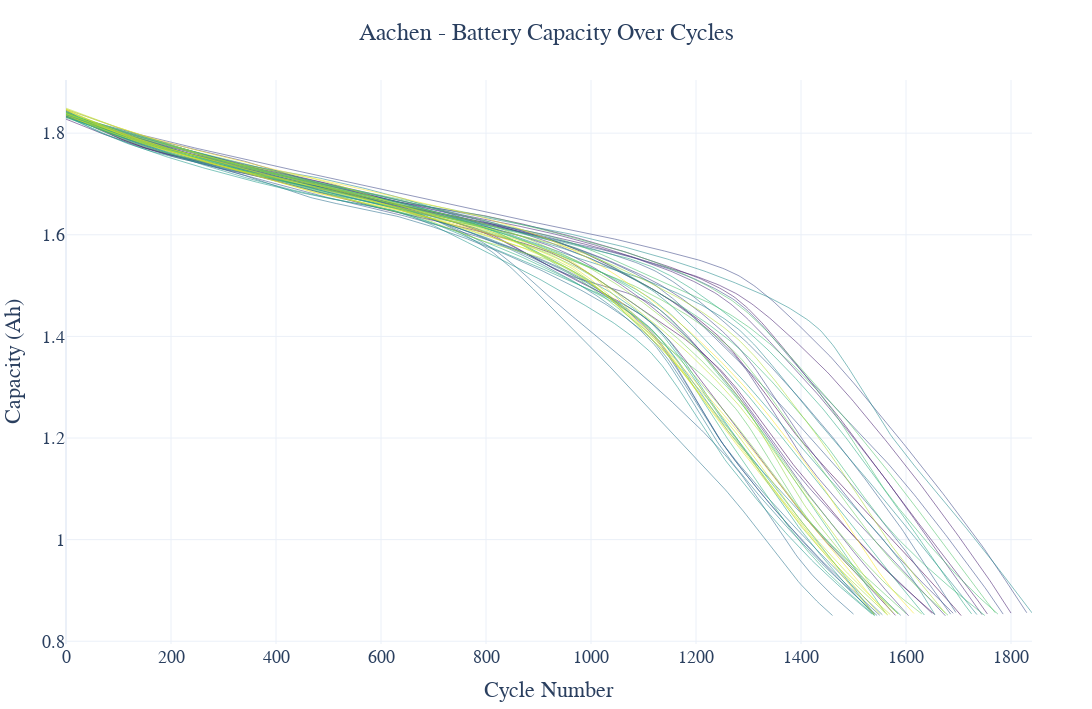

This figure's notebook cell:
### Code cell
# Prepare the data
df_long = history_agg_df.explode(["Cycle", "Value"]).reset_index(drop=True)
df_long["Cycle"] = pd.to_numeric(df_long["Cycle"])
df_long["Value"] = pd.to_numeric(df_long["Value"])

# Create a single figure
fig = go.Figure()

# Get unique cell IDs
cell_ids = df_long["Cell"].unique()
colorscale = "Viridis"
num_cells = len(cell_ids)

# Add a trace for each cell with a color gradient
for i, cell_id in enumerate(cell_ids):
    df_cell = df_long[df_long["Cell"] == cell_id]
    color = sample_colorscale(colorscale, i / (num_cells - 1) if num_cells > 1 else 0)[0]
    fig.add_trace(
        go.Scatter(
            x=df_cell["Cycle"],
            y=df_cell["Value"],
            mode="lines",  # No markers for clarity with 47 lines
            line=dict(width=0.8, color=color),  # Thinner lines
            opacity=0.7,  # Slight transparency for overlap
            showlegend=False,  # No legend
        )
    )

# Determine the maximum cycle value to set x-axis range
max_cycle = df_long["Cycle"].max()
min_cycle = df_long["Cycle"].min()

# Customize layout for thesis quality
fig.update_layout(
    font=dict(family="Times New Roman", size=18),  # Match 11pt thesis body text
    title=dict(
        text="Aachen - Battery Capacity Over Cycles",
        x=0.5,
        xanchor="center",
        font=dict(size=24)  # Slightly smaller title
    ),
    xaxis_title="Cycle Number",
    yaxis_title="Capacity (Ah)",
    template="plotly_white",
    width=1102,  # 14 cm at 200 DPI
    height=709,  # 9 cm at 200 DPI
    margin=dict(l=60, r=60, t=80, b=60),
)

# Save as PDF for thesis
fig.write_image("reports/plots/capacity_degradation_aachen.pdf", engine="kaleido")

fig.show()

### Figure 1 — Plotly figure (JSON) as saved in the notebook; plotly's stock layout.template omitted (floating-point values rounded to 4 significant figures; data arrays with more than 128 entries replaced by an {"elided": "..."} marker saying what was removed)
{"data": [{"line": {"color": "rgb(68, 1, 84)", "width": 0.8}, "mode": "lines", "opacity": 0.7, "showlegend": false, "type": "scatter", "x": {"elided": "342 int values"}, "y": {"elided": "342 float values"}}, {"line": {"color": "rgb(69, 9, 91)", "width": 0.8}, "mode": "lines", "opacity": 0.7, "showlegend": false, "type": "scatter", "x": {"elided": "332 int values"}, "y": {"elided": "332 float values"}}, {"line": {"color": "rgb(70, 16, 98)", "width": 0.8}, "mode": "lines", "opacity": 0.7, "showlegend": false, "type": "scatter", "x": {"elided": "317 int values"}, "y": {"elided": "317 float values"}}, {"line": {"color": "rgb(70, 24, 105)", "width": 0.8}, "mode": "lines", "opacity": 0.7, "showlegend": false, "type": "scatter", "x": {"elided": "352 int values"}, "y": {"elided": "352 float values"}}, {"line": {"color": "rgb(71, 32, 112)", "width": 0.8}, "mode": "lines", "opacity": 0.7, "showlegend": false, "type": "scatter", "x": {"elided": "361 int values"}, "y": {"elided": "361 float values"}}, {"line": {"color": "rgb(72, 39, 119)", "width": 0.8}, "mode": "lines", "opacity": 0.7, "showlegend": false, "type": "scatter", "x": {"elided": "350 int values"}, "y": {"elided": "350 float values"}}, {"line": {"color": "rgb(70, 46, 123)", "width": 0.8}, "mode": "lines", "opacity": 0.7, "showlegend": false, "type": "scatter", "x": {"elided": "331 int values"}, "y": {"elided": "331 float values"}}, {"line": {"color": "rgb(68, 52, 126)", "width": 0.8}, "mode": "lines", "opacity": 0.7, "showlegend": false, "type": "scatter", "x": {"elided": "322 int values"}, "y": {"elided": "322 float values"}}, {"line": {"color": "rgb(66, 59, 130)", "width": 0.8}, "mode": "lines", "opacity": 0.7, "showlegend": false, "type": "scatter", "x": {"elided": "336 int values"}, "y": {"elided": "336 float values"}}, {"line": {"color": "rgb(64, 65, 133)", "width": 0.8}, "mode": "lines", "opacity": 0.7, "showlegend": false, "type": "scatter", "x": {"elided": "339 int values"}, "y": {"elided": "339 float values"}}, {"line": {"color": "rgb(62, 72, 136)", "width": 0.8}, "mode": "lines", "opacity": 0.7, "showlegend": false, "type": "scatter", "x": {"elided": "367 int values"}, "y": {"elided": "367 float values"}}, {"line": {"color": "rgb(60, 78, 138)", "width": 0.8}, "mode": "lines", "opacity": 0.7, "showlegend": false, "type": "scatter", "x": {"elided": "358 int values"}, "y": {"elided": "358 float values"}}, {"line": {"color": "rgb(57, 84, 139)", "width": 0.8}, "mode": "lines", "opacity": 0.7, "showlegend": false, "type": "scatter", "x": {"elided": "309 int values"}, "y": {"elided": "309 float values"}}, {"line": {"color": "rgb(55, 90, 140)", "width": 0.8}, "mode": "lines", "opacity": 0.7, "showlegend": false, "type": "scatter", "x": {"elided": "338 int values"}, "y": {"elided": "338 float values"}}, {"line": {"color": "rgb(52, 96, 141)", "width": 0.8}, "mode": "lines", "opacity": 0.7, "showlegend": false, "type": "scatter", "x": {"elided": "340 int values"}, "y": {"elided": "340 float values"}}, {"line": {"color": "rgb(50, 102, 142)", "width": 0.8}, "mode": "lines", "opacity": 0.7, "showlegend": false, "type": "scatter", "x": {"elided": "311 int values"}, "y": {"elided": "311 float values"}}, {"line": {"color": "rgb(48, 107, 142)", "width": 0.8}, "mode": "lines", "opacity": 0.7, "showlegend": false, "type": "scatter", "x": {"elided": "301 int values"}, "y": {"elided": "301 float values"}}, {"line": {"color": "rgb(45, 112, 142)", "width": 0.8}, "mode": "lines", "opacity": 0.7, "showlegend": false, "type": "scatter", "x": {"elided": "312 int values"}, "y": {"elided": "312 float values"}}, {"line": {"color": "rgb(43, 118, 142)", "width": 0.8}, "mode": "lines", "opacity": 0.7, "showlegend": false, "type": "scatter", "x": {"elided": "293 int values"}, "y": {"elided": "293 float values"}}, {"line": {"color": "rgb(41, 123, 142)", "width": 0.8}, "mode": "lines", "opacity": 0.7, "showlegend": false, "type": "scatter", "x": {"elided": "310 int values"}, "y": {"elided": "310 float values"}}, {"line": {"color": "rgb(39, 128, 142)", "width": 0.8}, "mode": "lines", "opacity": 0.7, "showlegend": false, "type": "scatter", "x": {"elided": "319 int values"}, "y": {"elided": "319 float values"}}, {"line": {"color": "rgb(37, 133, 141)", "width": 0.8}, "mode": "lines", "opacity": 0.7, "showlegend": false, "type": "scatter", "x": {"elided": "348 int values"}, "y": {"elided": "348 float values"}}, {"line": {"color": "rgb(36, 139, 140)", "width": 0.8}, "mode": "lines", "opacity": 0.7, "showlegend": false, "type": "scatter", "x": {"elided": "369 int values"}, "y": {"elided": "369 float values"}}, {"line": {"color": "rgb(34, 144, 140)", "width": 0.8}, "mode": "lines", "opacity": 0.7, "showlegend": false, "type": "scatter", "x": {"elided": "332 int values"}, "y": {"elided": "332 float values"}}, {"line": {"color": "rgb(33, 149, 139)", "width": 0.8}, "mode": "lines", "opacity": 0.7, "showlegend": false, "type": "scatter", "x": {"elided": "308 int values"}, "y": {"elided": "308 float values"}}, {"line": {"color": "rgb(32, 155, 138)", "width": 0.8}, "mode": "lines", "opacity": 0.7, "showlegend": false, "type": "scatter", "x": {"elided": "309 int values"}, "y": {"elided": "309 float values"}}, {"line": {"color": "rgb(33, 160, 136)", "width": 0.8}, "mode": "lines", "opacity": 0.7, "showlegend": false, "type": "scatter", "x": {"elided": "309 int values"}, "y": {"elided": "309 float values"}}, {"line": {"color": "rgb(37, 165, 132)", "width": 0.8}, "mode": "lines", "opacity": 0.7, "showlegend": false, "type": "scatter", "x": {"elided": "328 int values"}, "y": {"elided": "328 float values"}}, {"line": {"color": "rgb(42, 170, 129)", "width": 0.8}, "mode": "lines", "opacity": 0.7, "showlegend": false, "type": "scatter", "x": {"elided": "346 int values"}, "y": {"elided": "346 float values"}}, {"line": {"color": "rgb(46, 175, 126)", "width": 0.8}, "mode": "lines", "opacity": 0.7, "showlegend": false, "type": "scatter", "x": {"elided": "309 int values"}, "y": {"elided": "309 float values"}}, {"line": {"color": "rgb(50, 180, 123)", "width": 0.8}, "mode": "lines", "opacity": 0.7, "showlegend": false, "type": "scatter", "x": {"elided": "313 int values"}, "y": {"elided": "313 float values"}}, {"line": {"color": "rgb(57, 184, 119)", "width": 0.8}, "mode": "lines", "opacity": 0.7, "showlegend": false, "type": "scatter", "x": {"elided": "351 int values"}, "y": {"elided": "351 float values"}}, {"line": {"color": "rgb(68, 189, 112)", "width": 0.8}, "mode": "lines", "opacity": 0.7, "showlegend": false, "type": "scatter", "x": {"elided": "356 int values"}, "y": {"elided": "356 float values"}}, {"line": {"color": "rgb(79, 194, 106)", "width": 0.8}, "mode": "lines", "opacity": 0.7, "showlegend": false, "type": "scatter", "x": {"elided": "355 int values"}, "y": {"elided": "355 float values"}}, {"line": {"color": "rgb(90, 198, 99)", "width": 0.8}, "mode": "lines", "opacity": 0.7, "showlegend": false, "type": "scatter", "x": {"elided": "321 int values"}, "y": {"elided": "321 float values"}}, {"line": {"color": "rgb(101, 203, 93)", "width": 0.8}, "mode": "lines", "opacity": 0.7, "showlegend": false, "type": "scatter", "x": {"elided": "337 int values"}, "y": {"elided": "337 float values"}}, {"line": {"color": "rgb(113, 207, 86)", "width": 0.8}, "mode": "lines", "opacity": 0.7, "showlegend": false, "type": "scatter", "x": {"elided": "327 int values"}, "y": {"elided": "327 float values"}}, {"line": {"color": "rgb(127, 210, 77)", "width": 0.8}, "mode": "lines", "opacity": 0.7, "showlegend": false, "type": "scatter", "x": {"elided": "318 int values"}, "y": {"elided": "318 float values"}}, {"line": {"color": "rgb(141, 213, 68)", "width": 0.8}, "mode": "lines", "opacity": 0.7, "showlegend": false, "type": "scatter", "x": {"elided": "318 int values"}, "y": {"elided": "318 float values"}}, {"line": {"color": "rgb(155, 216, 60)", "width": 0.8}, "mode": "lines", "opacity": 0.7, "showlegend": false, "type": "scatter", "x": {"elided": "314 int values"}, "y": {"elided": "314 float values"}}, {"line": {"color": "rgb(169, 219, 51)", "width": 0.8}, "mode": "lines", "opacity": 0.7, "showlegend": false, "type": "scatter", "x": {"elided": "336 int values"}, "y": {"elided": "336 float values"}}, {"line": {"color": "rgb(183, 222, 43)", "width": 0.8}, "mode": "lines", "opacity": 0.7, "showlegend": false, "type": "scatter", "x": {"elided": "316 int values"}, "y": {"elided": "316 float values"}}, {"line": {"color": "rgb(197, 224, 42)", "width": 0.8}, "mode": "lines", "opacity": 0.7, "showlegend": false, "type": "scatter", "x": {"elided": "315 int values"}, "y": {"elided": "315 float values"}}, {"line": {"color": "rgb(211, 226, 41)", "width": 0.8}, "mode": "lines", "opacity": 0.7, "showlegend": false, "type": "scatter", "x": {"elided": "311 int values"}, "y": {"elided": "311 float values"}}, {"line": {"color": "rgb(225, 227, 39)", "width": 0.8}, "mode": "lines", "opacity": 0.7, "showlegend": false, "type": "scatter", "x": {"elided": "309 int values"}, "y": {"elided": "309 float values"}}, {"line": {"color": "rgb(239, 229, 38)", "width": 0.8}, "mode": "lines", "opacity": 0.7, "showlegend": false, "type": "scatter", "x": {"elided": "314 int values"}, "y": {"elided": "314 float values"}}, {"line": {"color": "rgb(253, 231, 37)", "width": 0.8}, "mode": "lines", "opacity": 0.7, "showlegend": false, "type": "scatter", "x": {"elided": "324 int values"}, "y": {"elided": "324 float values"}}], "layout": {"font": {"family": "Times New Roman", "size": 18}, "height": 709, "margin": {"b": 60, "l": 60, "r": 60, "t": 80}, "title": {"font": {"size": 24}, "text": "Aachen - Battery Capacity Over Cycles", "x": 0.5, "xanchor": "center"}, "width": 1102, "xaxis": {"title": {"text": "Cycle Number"}}, "yaxis": {"title": {"text": "Capacity (Ah)"}}}}
